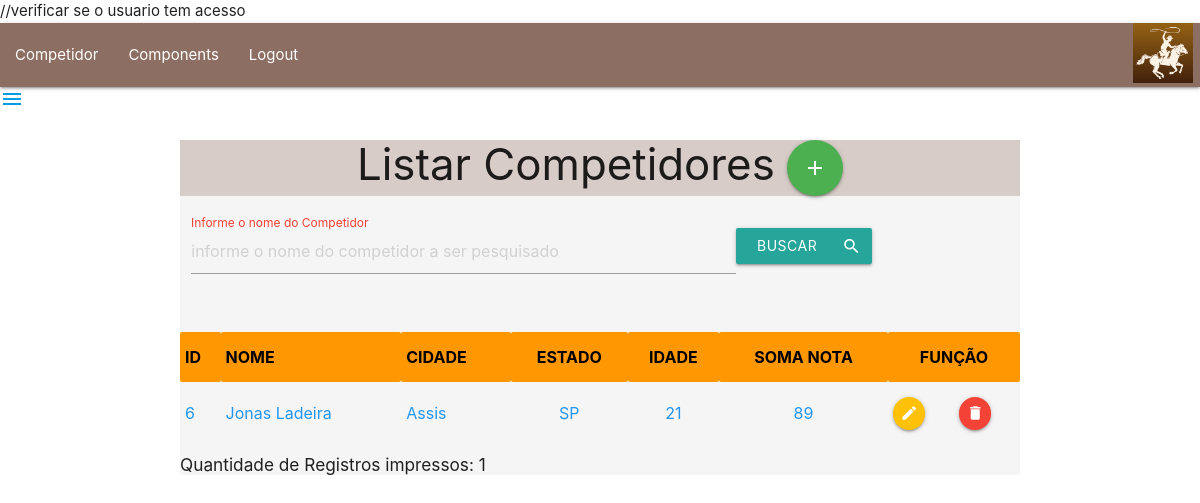
The page /listarCompetidores.php?busca=Jonas Ladeira (signed in) on the database its author committed.
### tables this page shows
CREATE TABLE `competidor` (
  `id` int(11) NOT NULL,
  `nome` varchar(35) NOT NULL,
  `cidade` varchar(25) NOT NULL,
  `estado` varchar(2) NOT NULL,
  `idade` int(11) NOT NULL,
  `somanota` float NOT NULL
);

### listarCompetidores.php (the view, shortened to what this page needs)
<?php
    include 'menu.php';
    if (isset($_GET['busca']))
       $busca = trim($_GET['busca']);
    else $busca = '';
    $pdo = Conexao::conectar();
    if ($busca != '')
         $sql = "Select * from competidor WHERE nome LIKE '%" . $busca .  "%' order by nome ";
    else $sql = "Select * from competidor order by nome ";
    $listaCompetidores = $pdo->query($sql);
?>
<!DOCTYPE html>
<html lang="en">
<head>
     <link rel="stylesheet" href="https://cdnjs.cloudflare.com/ajax/libs/materialize/1.0.0/css/materialize.min.css">
</head>
<body>
     <div class="container grey lighten-4 col s12">
      <div class="brown lighten-4 col s12">
            <h3 class="align center">Listar Competidores
                 <a class="btn-floating btn-large waves-effect waves-light green"
                onclick="JavaScript:location.href='frmInsCompetidor.php'">
                <i class="material-icons">add</i></a>
            </h3>
     </div>
    <div class="row">
        <div class="input-field">
             <form action="listarCompetidores.php" method="GET" id="frmBscCompt" class="col s12">
                    <div class="input-field col s12">
                        <label for="lblNome" class="red-text text-dark-4">Informe o nome do Competidor</label>
                        <input type="text" placeholder="informe o nome do competidor a ser pesquisado" class="form-control col s8" id="txtBusca" name="busca">
                        <button class="btn waves-effect waves-light col s2" type="submit" > Buscar
                                <i class="material-icons right">search</i>
                        </button>
                    </div>
             </form>
        </div>
    </div>
    <table class="striped" class="responsive-table">
        <tr class="solid orange black-text text-dark-4 align center">
            <th>ID</th>
            <th>NOME</th>
            <th>CIDADE</th>
            <th class="align center">ESTADO</th>
            <th class="align center">IDADE</th>
            <th class="align center">SOMA NOTA</th>
            <th colspan="2" class="align center">FUNÇÃO</th>
        </tr>
        <?php
            $cont = 0;
            foreach ($listaCompetidores as $competidor){
        ?>
            <tr class="blue-text text-light-blue accent-4"  >
                <td><?php echo $competidor['id']  ?></td>
                <td><?php echo $competidor['nome']  ?></td>
                <td><?php echo $competidor['cidade']  ?></td>
                <td class="align center"><?php echo $competidor['estado']  ?></td>
                <td class="align center"><?php echo $competidor['idade']  ?></td>
                <td class="align center"><?php echo $competidor['somanota']  ?></td>
                <td><a class="btn-floating btn-small waves-effect waves-light amber"
                        onclick="JavaScript:location.href ='frmEdtCompetidor.php?id=' +
                        <?php echo $competidor['id'];?>">
                        <i class="material-icons">edit</i>
                </td>
                <td><a class="btn-floating btn-small waves-effect waves-light red"
                        onclick="JavaScript:location.href ='frmRemCompetidor.php?id=' +
                        <?php echo $competidor['id'];?>">
                        <i class="material-icons">delete</i>
               </td>
            </tr>
        <?php
            $cont++;}
        ?>
    </table>
    <h6>Quantidade de Registros impressos: <?php echo $cont;?></h6>
    </div>
</body>
</html>

### rows shown on the page
competidor: id "6", nome "Jonas Ladeira", cidade "Assis", estado "SP", idade "21", somanota "89"

### other values the page prints
$cont "1"
